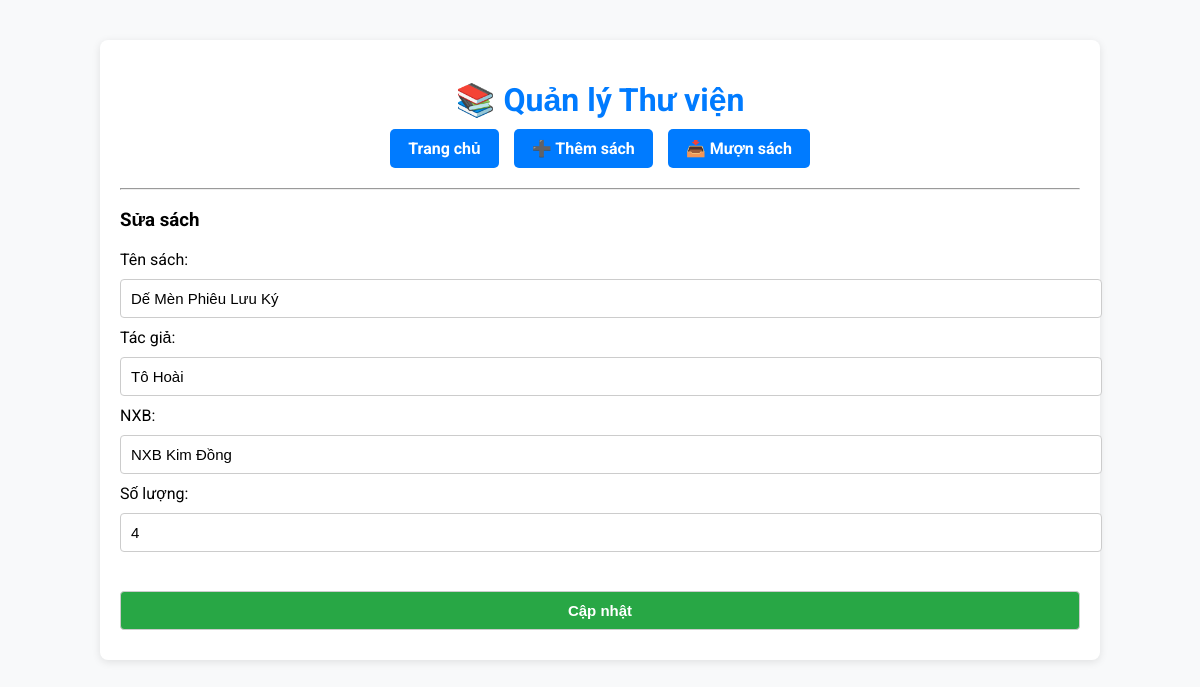
/edit_book.php?id=S001, run on the app's committed database.
### tables this page shows
CREATE TABLE `sach` (
  `MaSach` varchar(10) NOT NULL,
  `TenSach` varchar(200) NOT NULL,
  `TacGia` varchar(100) DEFAULT NULL,
  `NXB` varchar(100) DEFAULT NULL,
  `SoLuong` int(11) NOT NULL CHECK (`SoLuong` >= 0)
);

### edit_book.php (the view, shortened to what this page needs)
<?php include 'db.php';
include 'includes/header.php';
$id = $_GET['id'];
$row = $conn->query("SELECT * FROM Sach WHERE MaSach='$id'")->fetch_assoc();
?>
<h3>Sửa sách</h3>
<form method="post">
    Tên sách: <input name="ten" value="<?= $row['TenSach'] ?>"><br>
    Tác giả: <input name="tacgia" value="<?= $row['TacGia'] ?>"><br>
    NXB: <input name="nxb" value="<?= $row['NXB'] ?>"><br>
    Số lượng: <input name="soluong" type="number" value="<?= $row['SoLuong'] ?>"><br><br>
    <button type="submit">Cập nhật</button>
</form>
</body>
</html>

### assets/style.css (style rules this page uses)
body { font-family: Arial; margin: 20px; background: #f2f2f2; }
body { font-family: 'Roboto', sans-serif; background: #f8f9fa; margin: 0; padding: 0; }
form input, form button { padding: 10px; margin-top: 10px; margin-bottom: 10px; width: 100%; border-radius: 4px; border: 1px solid #ccc; font-size: 15px; }
form button { background: #28a745; color: white; font-weight: bold; cursor: pointer; }

### data on the page
sach: ten "Dế Mèn Phiêu Lưu Ký", tacgia "Tô Hoài", nxb "NXB Kim Đồng", soluong "4"
